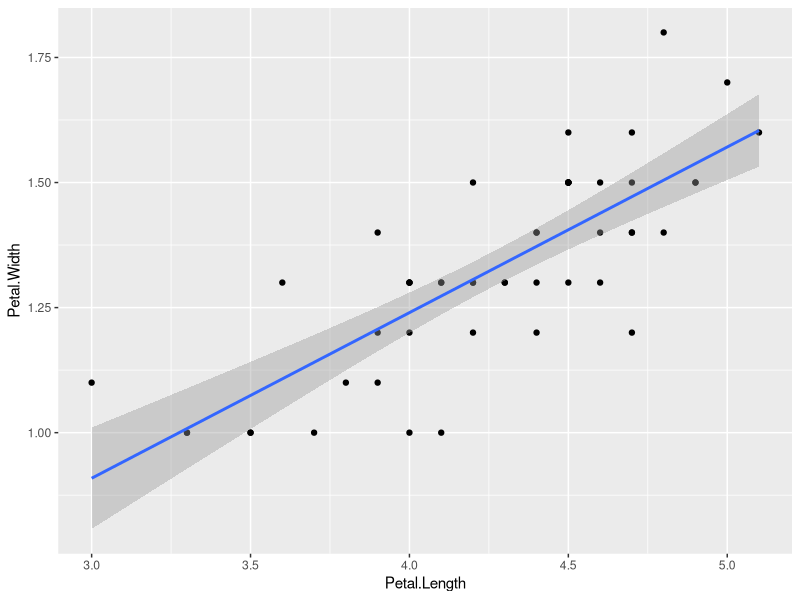

The R source for this figure:
# packages ------

library(tidyverse)

# load data ------ 

data("iris")

# data wrangle ------

PLxW <- iris %>% 
  filter(Species == "versicolor")


PLxW %>%
  ggplot(aes(Petal.Length, Petal.Width)) +
  geom_point() +
  #geom_abline(slope=0.4158,intercept=-0.3631)
  geom_smooth(method="lm")

# linear model ------

lm(iris$Petal.Width~iris$Petal.Length)

summary(lm(iris$Petal.Width~iris$Petal.Lengt))


# log the slope = 0.4158  R value = 0.9266  P value = 2e-16